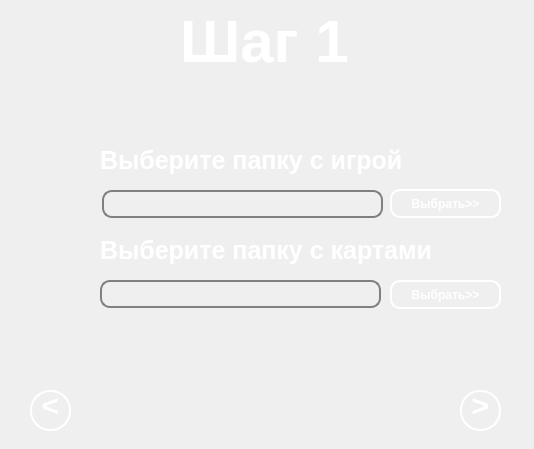
<?xml version="1.0" encoding="UTF-8"?>
<ui version="4.0">
 <class>widget2</class>
 <widget class="QWidget" name="widget2">
  <property name="geometry">
   <rect>
    <x>0</x>
    <y>0</y>
    <width>534</width>
    <height>449</height>
   </rect>
  </property>
  <property name="windowTitle">
   <string>Form</string>
  </property>
  <widget class="QPushButton" name="ToFirstButton">
   <property name="geometry">
    <rect>
     <x>30</x>
     <y>385</y>
     <width>41</width>
     <height>41</height>
    </rect>
   </property>
   <property name="styleSheet">
    <string notr="true">QPushButton#ToFirstButton {
	color: white;
	font-size: 30px;
	border-radius: 15px;
	font:bold
}
QPushButton#ToFirstButton:hover {
	 color: red; 
	font-size: 35px;
}</string>
   </property>
   <property name="text">
    <string>&lt;</string>
   </property>
  </widget>
  <widget class="QPushButton" name="ToThirdButton">
   <property name="geometry">
    <rect>
     <x>460</x>
     <y>385</y>
     <width>41</width>
     <height>41</height>
    </rect>
   </property>
   <property name="styleSheet">
    <string notr="true">QPushButton#ToThirdButton {
	color: white;
	font-size: 30px;
	border-radius: 15px;
	font:bold
}
QPushButton#ToThirdButton:hover {
	 color: red; 
	font-size: 35px;
}</string>
   </property>
   <property name="text">
    <string>&gt;</string>
   </property>
  </widget>
  <widget class="QPushButton" name="ChoseDirectoryGame">
   <property name="geometry">
    <rect>
     <x>390</x>
     <y>189</y>
     <width>111</width>
     <height>29</height>
    </rect>
   </property>
   <property name="styleSheet">
    <string notr="true">QPushButton#ChoseDirectoryGame{
	border-radius: 10px;
	border: 2px solid white;
	font: bold;
	color: white;
}

QPushButton#ChoseDirectoryGame:hover{
	border-radius: 13px;
	border: 3px solid red;
	font: bold;
	color: red;
}</string>
   </property>
   <property name="text">
    <string>Выбрать&gt;&gt;</string>
   </property>
  </widget>
  <widget class="QPushButton" name="ChoseDirectoryMaps">
   <property name="geometry">
    <rect>
     <x>390</x>
     <y>280</y>
     <width>111</width>
     <height>29</height>
    </rect>
   </property>
   <property name="styleSheet">
    <string notr="true">QPushButton#ChoseDirectoryMaps{
	border-radius: 10px;
	border: 2px solid white;
	font: bold;
	color: white;
}

QPushButton#ChoseDirectoryMaps:hover{
	border-radius: 13px;
	border: 3px solid red;
	font: bold;
	color: red;
}</string>
   </property>
   <property name="text">
    <string>Выбрать&gt;&gt;</string>
   </property>
  </widget>
  <widget class="QLineEdit" name="lineEdit">
   <property name="enabled">
    <bool>true</bool>
   </property>
   <property name="geometry">
    <rect>
     <x>102</x>
     <y>190</y>
     <width>281</width>
     <height>28</height>
    </rect>
   </property>
   <property name="styleSheet">
    <string notr="true">color: white;
font: bold;
background-color: transparent;
border-radius: 10px;
border: 2px solid gray;</string>
   </property>
   <property name="dragEnabled">
    <bool>false</bool>
   </property>
   <property name="readOnly">
    <bool>true</bool>
   </property>
  </widget>
  <widget class="QLabel" name="label_2">
   <property name="geometry">
    <rect>
     <x>-20</x>
     <y>-1</y>
     <width>561</width>
     <height>461</height>
    </rect>
   </property>
   <property name="text">
    <string/>
   </property>
   <property name="pixmap">
    <pixmap resource="Fon.qrc">:/image/image/FON.jpg</pixmap>
   </property>
  </widget>
  <widget class="QPushButton" name="pushButton_3">
   <property name="enabled">
    <bool>false</bool>
   </property>
   <property name="geometry">
    <rect>
     <x>30</x>
     <y>390</y>
     <width>41</width>
     <height>41</height>
    </rect>
   </property>
   <property name="styleSheet">
    <string notr="true">border-radius: 20px;
border: 2px solid white;</string>
   </property>
   <property name="text">
    <string/>
   </property>
  </widget>
  <widget class="QPushButton" name="pushButton_4">
   <property name="enabled">
    <bool>false</bool>
   </property>
   <property name="geometry">
    <rect>
     <x>460</x>
     <y>390</y>
     <width>41</width>
     <height>41</height>
    </rect>
   </property>
   <property name="styleSheet">
    <string notr="true">QPushButton#pushButton_4 {
	border-radius: 20px;
	border: 2px solid white;
}
QPushButton#pushButton4:hover {
	color: red;
}</string>
   </property>
   <property name="text">
    <string/>
   </property>
  </widget>
  <widget class="QLineEdit" name="lineEdit_2">
   <property name="enabled">
    <bool>true</bool>
   </property>
   <property name="geometry">
    <rect>
     <x>100</x>
     <y>280</y>
     <width>281</width>
     <height>28</height>
    </rect>
   </property>
   <property name="styleSheet">
    <string notr="true">color: white;
font: bold;
background-color: transparent;
border-radius: 10px;
border: 2px solid gray;</string>
   </property>
   <property name="dragEnabled">
    <bool>false</bool>
   </property>
   <property name="readOnly">
    <bool>true</bool>
   </property>
  </widget>
  <widget class="QLabel" name="label">
   <property name="geometry">
    <rect>
     <x>180</x>
     <y>0</y>
     <width>221</width>
     <height>81</height>
    </rect>
   </property>
   <property name="styleSheet">
    <string notr="true">font-size: 60px;
color: white;
font: bold;</string>
   </property>
   <property name="text">
    <string>Шаг 1</string>
   </property>
  </widget>
  <widget class="QLabel" name="label_5">
   <property name="geometry">
    <rect>
     <x>100</x>
     <y>120</y>
     <width>301</width>
     <height>81</height>
    </rect>
   </property>
   <property name="styleSheet">
    <string notr="true">font-size: 25px;
color: white;
font: bold;</string>
   </property>
   <property name="text">
    <string>Выберите папку с игрой</string>
   </property>
  </widget>
  <widget class="QLabel" name="label_6">
   <property name="geometry">
    <rect>
     <x>100</x>
     <y>210</y>
     <width>331</width>
     <height>81</height>
    </rect>
   </property>
   <property name="styleSheet">
    <string notr="true">font-size: 25px;
color: white;
font: bold;</string>
   </property>
   <property name="text">
    <string>Выберите папку с картами</string>
   </property>
  </widget>
  <zorder>label_2</zorder>
  <zorder>ChoseDirectoryGame</zorder>
  <zorder>ChoseDirectoryMaps</zorder>
  <zorder>lineEdit</zorder>
  <zorder>pushButton_3</zorder>
  <zorder>ToFirstButton</zorder>
  <zorder>pushButton_4</zorder>
  <zorder>ToThirdButton</zorder>
  <zorder>lineEdit_2</zorder>
  <zorder>label</zorder>
  <zorder>label_5</zorder>
  <zorder>label_6</zorder>
 </widget>
 <resources>
  <include location="Fon.qrc"/>
 </resources>
 <connections/>
</ui>
